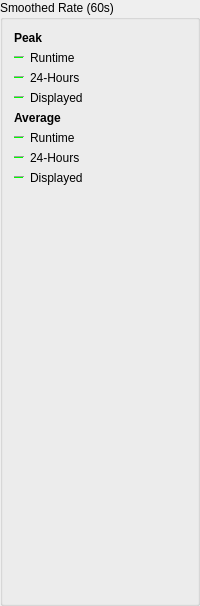
          <widget class="QGroupBox" name="groupBoxSmoothed">
           <property name="title">
            <string>Smoothed Rate (60s)</string>
           </property>
           <layout class="QVBoxLayout" name="verticalLayout_9">
            <item>
             <layout class="QHBoxLayout" name="horizontalLayout_16">
              <item>
               <widget class="QLabel" name="labelSmoothedPeaks">
                <property name="font">
                 <font>
                  <weight>75</weight>
                  <bold>true</bold>
                 </font>
                </property>
                <property name="text">
                 <string>Peak</string>
                </property>
               </widget>
              </item>
             </layout>
            </item>
            <item>
             <layout class="QHBoxLayout" name="horizontalLayout_17">
              <item>
               <widget class="Line" name="line_SmoothedPeakRuntime">
                <property name="sizePolicy">
                 <sizepolicy hsizetype="Fixed" vsizetype="Fixed">
                  <horstretch>0</horstretch>
                  <verstretch>0</verstretch>
                 </sizepolicy>
                </property>
                <property name="minimumSize">
                 <size>
                  <width>10</width>
                  <height>0</height>
                 </size>
                </property>
                <property name="palette">
                 <palette>
                  <active>
                   <colorrole role="Light">
                    <brush brushstyle="SolidPattern">
                     <color alpha="255">
                      <red>0</red>
                      <green>255</green>
                      <blue>0</blue>
                     </color>
                    </brush>
                   </colorrole>
                  </active>
                  <inactive>
                   <colorrole role="Light">
                    <brush brushstyle="SolidPattern">
                     <color alpha="255">
                      <red>0</red>
                      <green>255</green>
                      <blue>0</blue>
                     </color>
                    </brush>
                   </colorrole>
                  </inactive>
                  <disabled>
                   <colorrole role="Light">
                    <brush brushstyle="SolidPattern">
                     <color alpha="255">
                      <red>0</red>
                      <green>255</green>
                      <blue>0</blue>
                     </color>
                    </brush>
                   </colorrole>
                  </disabled>
                 </palette>
                </property>
                <property name="orientation">
                 <enum>Qt::Horizontal</enum>
                </property>
               </widget>
              </item>
              <item>
               <widget class="QLabel" name="labelSmoothedPeakRuntime">
                <property name="text">
                 <string>Runtime</string>
                </property>
               </widget>
              </item>
              <item>
               <widget class="QLabel" name="smoothedPeakRuntime">
                <property name="minimumSize">
                 <size>
                  <width>50</width>
                  <height>0</height>
                 </size>
                </property>
                <property name="alignment">
                 <set>Qt::AlignRight|Qt::AlignTrailing|Qt::AlignVCenter</set>
                </property>
               </widget>
              </item>
             </layout>
            </item>
            <item>
             <layout class="QHBoxLayout" name="horizontalLayout_18">
              <item>
               <widget class="Line" name="line_SmoothedPeakSampled">
                <property name="sizePolicy">
                 <sizepolicy hsizetype="Fixed" vsizetype="Fixed">
                  <horstretch>0</horstretch>
                  <verstretch>0</verstretch>
                 </sizepolicy>
                </property>
                <property name="minimumSize">
                 <size>
                  <width>10</width>
                  <height>0</height>
                 </size>
                </property>
                <property name="palette">
                 <palette>
                  <active>
                   <colorrole role="Light">
                    <brush brushstyle="SolidPattern">
                     <color alpha="255">
                      <red>0</red>
                      <green>255</green>
                      <blue>0</blue>
                     </color>
                    </brush>
                   </colorrole>
                  </active>
                  <inactive>
                   <colorrole role="Light">
                    <brush brushstyle="SolidPattern">
                     <color alpha="255">
                      <red>0</red>
                      <green>255</green>
                      <blue>0</blue>
                     </color>
                    </brush>
                   </colorrole>
                  </inactive>
                  <disabled>
                   <colorrole role="Light">
                    <brush brushstyle="SolidPattern">
                     <color alpha="255">
                      <red>0</red>
                      <green>255</green>
                      <blue>0</blue>
                     </color>
                    </brush>
                   </colorrole>
                  </disabled>
                 </palette>
                </property>
                <property name="orientation">
                 <enum>Qt::Horizontal</enum>
                </property>
               </widget>
              </item>
              <item>
               <widget class="QLabel" name="labelSmoothedPeakSampled">
                <property name="text">
                 <string>24-Hours</string>
                </property>
               </widget>
              </item>
              <item>
               <widget class="QLabel" name="smoothedPeakSampled">
                <property name="minimumSize">
                 <size>
                  <width>50</width>
                  <height>0</height>
                 </size>
                </property>
                <property name="alignment">
                 <set>Qt::AlignRight|Qt::AlignTrailing|Qt::AlignVCenter</set>
                </property>
               </widget>
              </item>
             </layout>
            </item>
            <item>
             <layout class="QHBoxLayout" name="horizontalLayout_19">
              <item>
               <widget class="Line" name="line_SmoothedPeakDisplayed">
                <property name="sizePolicy">
                 <sizepolicy hsizetype="Fixed" vsizetype="Fixed">
                  <horstretch>0</horstretch>
                  <verstretch>0</verstretch>
                 </sizepolicy>
                </property>
                <property name="minimumSize">
                 <size>
                  <width>10</width>
                  <height>0</height>
                 </size>
                </property>
                <property name="palette">
                 <palette>
                  <active>
                   <colorrole role="Light">
                    <brush brushstyle="SolidPattern">
                     <color alpha="255">
                      <red>0</red>
                      <green>255</green>
                      <blue>0</blue>
                     </color>
                    </brush>
                   </colorrole>
                  </active>
                  <inactive>
                   <colorrole role="Light">
                    <brush brushstyle="SolidPattern">
                     <color alpha="255">
                      <red>0</red>
                      <green>255</green>
                      <blue>0</blue>
                     </color>
                    </brush>
                   </colorrole>
                  </inactive>
                  <disabled>
                   <colorrole role="Light">
                    <brush brushstyle="SolidPattern">
                     <color alpha="255">
                      <red>0</red>
                      <green>255</green>
                      <blue>0</blue>
                     </color>
                    </brush>
                   </colorrole>
                  </disabled>
                 </palette>
                </property>
                <property name="orientation">
                 <enum>Qt::Horizontal</enum>
                </property>
               </widget>
              </item>
              <item>
               <widget class="QLabel" name="labelSmoothedPeakDisplayed">
                <property name="text">
                 <string>Displayed</string>
                </property>
               </widget>
              </item>
              <item>
               <widget class="QLabel" name="smoothedPeakDisplayed">
                <property name="minimumSize">
                 <size>
                  <width>50</width>
                  <height>0</height>
                 </size>
                </property>
                <property name="alignment">
                 <set>Qt::AlignRight|Qt::AlignTrailing|Qt::AlignVCenter</set>
                </property>
               </widget>
              </item>
             </layout>
            </item>
            <item>
             <layout class="QHBoxLayout" name="horizontalLayout_20">
              <item>
               <widget class="QLabel" name="labelSmoothedAverages">
                <property name="font">
                 <font>
                  <weight>75</weight>
                  <bold>true</bold>
                 </font>
                </property>
                <property name="text">
                 <string>Average</string>
                </property>
               </widget>
              </item>
             </layout>
            </item>
            <item>
             <layout class="QHBoxLayout" name="horizontalLayout_21">
              <item>
               <widget class="Line" name="line_SmoothedAvgRuntime">
                <property name="sizePolicy">
                 <sizepolicy hsizetype="Fixed" vsizetype="Fixed">
                  <horstretch>0</horstretch>
                  <verstretch>0</verstretch>
                 </sizepolicy>
                </property>
                <property name="minimumSize">
                 <size>
                  <width>10</width>
                  <height>0</height>
                 </size>
                </property>
                <property name="palette">
                 <palette>
                  <active>
                   <colorrole role="Light">
                    <brush brushstyle="SolidPattern">
                     <color alpha="255">
                      <red>0</red>
                      <green>255</green>
                      <blue>0</blue>
                     </color>
                    </brush>
                   </colorrole>
                  </active>
                  <inactive>
                   <colorrole role="Light">
                    <brush brushstyle="SolidPattern">
                     <color alpha="255">
                      <red>0</red>
                      <green>255</green>
                      <blue>0</blue>
                     </color>
                    </brush>
                   </colorrole>
                  </inactive>
                  <disabled>
                   <colorrole role="Light">
                    <brush brushstyle="SolidPattern">
                     <color alpha="255">
                      <red>0</red>
                      <green>255</green>
                      <blue>0</blue>
                     </color>
                    </brush>
                   </colorrole>
                  </disabled>
                 </palette>
                </property>
                <property name="orientation">
                 <enum>Qt::Horizontal</enum>
                </property>
               </widget>
              </item>
              <item>
               <widget class="QLabel" name="labelSmoothedAvgRuntime">
                <property name="text">
                 <string>Runtime</string>
                </property>
               </widget>
              </item>
              <item>
               <widget class="QLabel" name="smoothedAvgRuntime">
                <property name="minimumSize">
                 <size>
                  <width>50</width>
                  <height>0</height>
                 </size>
                </property>
                <property name="alignment">
                 <set>Qt::AlignRight|Qt::AlignTrailing|Qt::AlignVCenter</set>
                </property>
               </widget>
              </item>
             </layout>
            </item>
            <item>
             <layout class="QHBoxLayout" name="horizontalLayout_22">
              <item>
               <widget class="Line" name="line_SmoothedAvgSampled">
                <property name="sizePolicy">
                 <sizepolicy hsizetype="Fixed" vsizetype="Fixed">
                  <horstretch>0</horstretch>
                  <verstretch>0</verstretch>
                 </sizepolicy>
                </property>
                <property name="minimumSize">
                 <size>
                  <width>10</width>
                  <height>0</height>
                 </size>
                </property>
                <property name="palette">
                 <palette>
                  <active>
                   <colorrole role="Light">
                    <brush brushstyle="SolidPattern">
                     <color alpha="255">
                      <red>0</red>
                      <green>255</green>
                      <blue>0</blue>
                     </color>
                    </brush>
                   </colorrole>
                  </active>
                  <inactive>
                   <colorrole role="Light">
                    <brush brushstyle="SolidPattern">
                     <color alpha="255">
                      <red>0</red>
                      <green>255</green>
                      <blue>0</blue>
                     </color>
                    </brush>
                   </colorrole>
                  </inactive>
                  <disabled>
                   <colorrole role="Light">
                    <brush brushstyle="SolidPattern">
                     <color alpha="255">
                      <red>0</red>
                      <green>255</green>
                      <blue>0</blue>
                     </color>
                    </brush>
                   </colorrole>
                  </disabled>
                 </palette>
                </property>
                <property name="orientation">
                 <enum>Qt::Horizontal</enum>
                </property>
               </widget>
              </item>
              <item>
               <widget class="QLabel" name="labelSmoothedAvgSampled">
                <property name="text">
                 <string>24-Hours</string>
                </property>
               </widget>
              </item>
              <item>
               <widget class="QLabel" name="smoothedAvgSampled">
                <property name="minimumSize">
                 <size>
                  <width>50</width>
                  <height>0</height>
                 </size>
                </property>
                <property name="alignment">
                 <set>Qt::AlignRight|Qt::AlignTrailing|Qt::AlignVCenter</set>
                </property>
               </widget>
              </item>
             </layout>
            </item>
            <item>
             <layout class="QHBoxLayout" name="horizontalLayout_23">
              <item>
               <widget class="Line" name="line_SmoothedAvgDisplayed">
                <property name="sizePolicy">
                 <sizepolicy hsizetype="Fixed" vsizetype="Fixed">
                  <horstretch>0</horstretch>
                  <verstretch>0</verstretch>
                 </sizepolicy>
                </property>
                <property name="minimumSize">
                 <size>
                  <width>10</width>
                  <height>0</height>
                 </size>
                </property>
                <property name="palette">
                 <palette>
                  <active>
                   <colorrole role="Light">
                    <brush brushstyle="SolidPattern">
                     <color alpha="255">
                      <red>0</red>
                      <green>255</green>
                      <blue>0</blue>
                     </color>
                    </brush>
                   </colorrole>
                  </active>
                  <inactive>
                   <colorrole role="Light">
                    <brush brushstyle="SolidPattern">
                     <color alpha="255">
                      <red>0</red>
                      <green>255</green>
                      <blue>0</blue>
                     </color>
                    </brush>
                   </colorrole>
                  </inactive>
                  <disabled>
                   <colorrole role="Light">
                    <brush brushstyle="SolidPattern">
                     <color alpha="255">
                      <red>0</red>
                      <green>255</green>
                      <blue>0</blue>
                     </color>
                    </brush>
                   </colorrole>
                  </disabled>
                 </palette>
                </property>
                <property name="orientation">
                 <enum>Qt::Horizontal</enum>
                </property>
               </widget>
              </item>
              <item>
               <widget class="QLabel" name="labelSmoothedAvgDisplayed">
                <property name="text">
                 <string>Displayed</string>
                </property>
               </widget>
              </item>
              <item>
               <widget class="QLabel" name="smoothedAvgDisplayed">
                <property name="minimumSize">
                 <size>
                  <width>50</width>
                  <height>0</height>
                 </size>
                </property>
                <property name="alignment">
                 <set>Qt::AlignRight|Qt::AlignTrailing|Qt::AlignVCenter</set>
                </property>
               </widget>
              </item>
             </layout>
            </item>
            <item>
             <spacer name="verticalSpacer_6">
              <property name="orientation">
               <enum>Qt::Vertical</enum>
              </property>
              <property name="sizeHint" stdset="0">
               <size>
                <width>20</width>
                <height>407</height>
               </size>
              </property>
             </spacer>
            </item>
           </layout>
          </widget>
